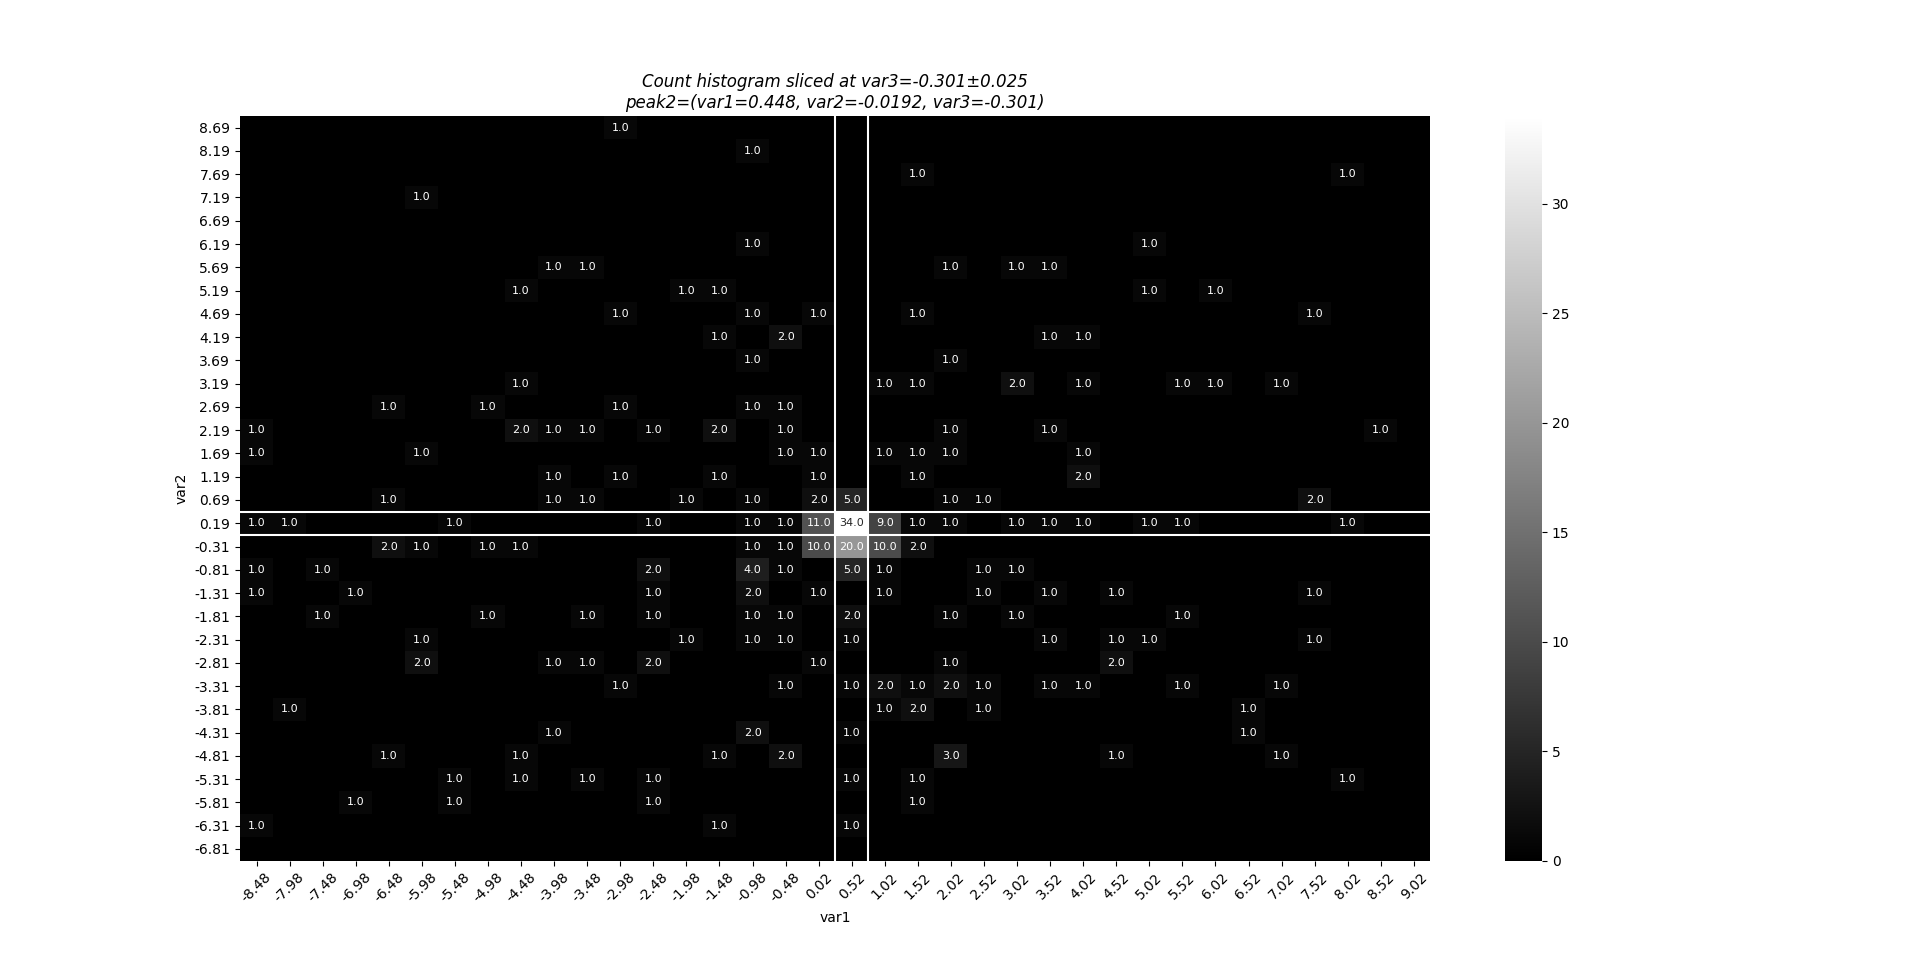

This chart was generated by the following Python code:
import matplotlib.pyplot as plt
import numpy as np
from scipy.stats import multivariate_normal

from scludam import CountPeakDetector
from scludam.synthetic import (
    StarCluster,
    StarField,
    Synthetic,
    UniformFrustum,
    polar_to_cartesian,
)

# Generate some data
np.random.seed(134)

field_size = int(1e4)
cluster_size = int(1e2)
field = StarField(
    pm=multivariate_normal(mean=(0.0, 0.0), cov=(20, 15)),
    space=UniformFrustum(locs=(120.5, -27.5, 12), scales=(1, 1, -11.8)),
    n_stars=field_size,
)
clusters = [
    StarCluster(
        space=multivariate_normal(
            mean=polar_to_cartesian([120.7, -28.5, 0.5]), cov=0.5
        ),
        pm=multivariate_normal(mean=(0.5, 0), cov=1.0 / 10),
        n_stars=cluster_size,
    ),
    StarCluster(
        space=multivariate_normal(mean=polar_to_cartesian([120.8, -28.6, 5]), cov=0.5),
        pm=multivariate_normal(mean=(4.5, 4), cov=1.0 / 10),
        n_stars=cluster_size,
    ),
    StarCluster(
        space=multivariate_normal(mean=polar_to_cartesian([120.9, -28.7, 8]), cov=0.5),
        pm=multivariate_normal(mean=(7.5, 7), cov=1.0 / 10),
        n_stars=cluster_size,
    ),
]
df = Synthetic(star_field=field, clusters=clusters).rvs()

# Select the data to be used for the detection
data = df[["pmra", "pmdec", "log10_parallax"]].values

# Detect density peaks in the data
detector = CountPeakDetector(bin_shape=[0.5, 0.5, 0.05])
result = detector.detect(data)
print(result)
# DetectionResult(
#     centers=numpy.ndarray([
#         [4.536048743232476, 3.9186486456763276, 0.6994997601345216],
#         [7.538194372795517, 6.998371367057486, 0.9020709230859785],
#         [0.4479574532248377, -0.01917758842077178, -0.3009924913261566]
#     ]),
#     sigmas=numpy.ndarray([
#         [0.5, 0.5, 0.05],
#         [0.5, 0.5, 0.05],
#         [0.5, 0.5, 0.05]
#     ]),
#     scores=numpy.ndarray([
#         6.9706701775336,
#         6.627355856978734,
#         5.886588680967625
#     ]),
#     counts=numpy.ndarray([35.21875, 24.71875, 31.21875]),
#     edges=numpy.ndarray([
#         [
#             [4.016260095931324, 5.016260095931324],
#             [3.1871460374559666, 4.187146037455967],
#             [0.6297442445624907, 0.7297442445624908]
#         ],
#         [
#             [6.766260095931324, 7.766260095931324],
#             [6.437146037455967, 7.437146037455967],
#             [0.8047442445624906, 0.9047442445624907]
#         ],
#         [
#             [-0.23373990406867584, 0.7662600959313242],
#             [-0.5628539625440334, 0.4371460374559666],
#             [-0.37025575543750955, -0.27025575543750957]
#         ]
#     ]),
#     offsets=numpy.ndarray([
#         [0.0, 0.25, 0.0],
#         [0.25, 0.0, 0.025],
#         [0.25, 0.0, 0.0]
#     ]),
#     indices=numpy.ndarray([[27, 21, 28], [32, 28, 31], [18, 14, 8]])
# )
# Note: the above print is actually made with (https://pypi.org/project/prettyprinter/)

# Plot the third peak found in pmra vs pmdec
detector.plot(2)
plt.show()
